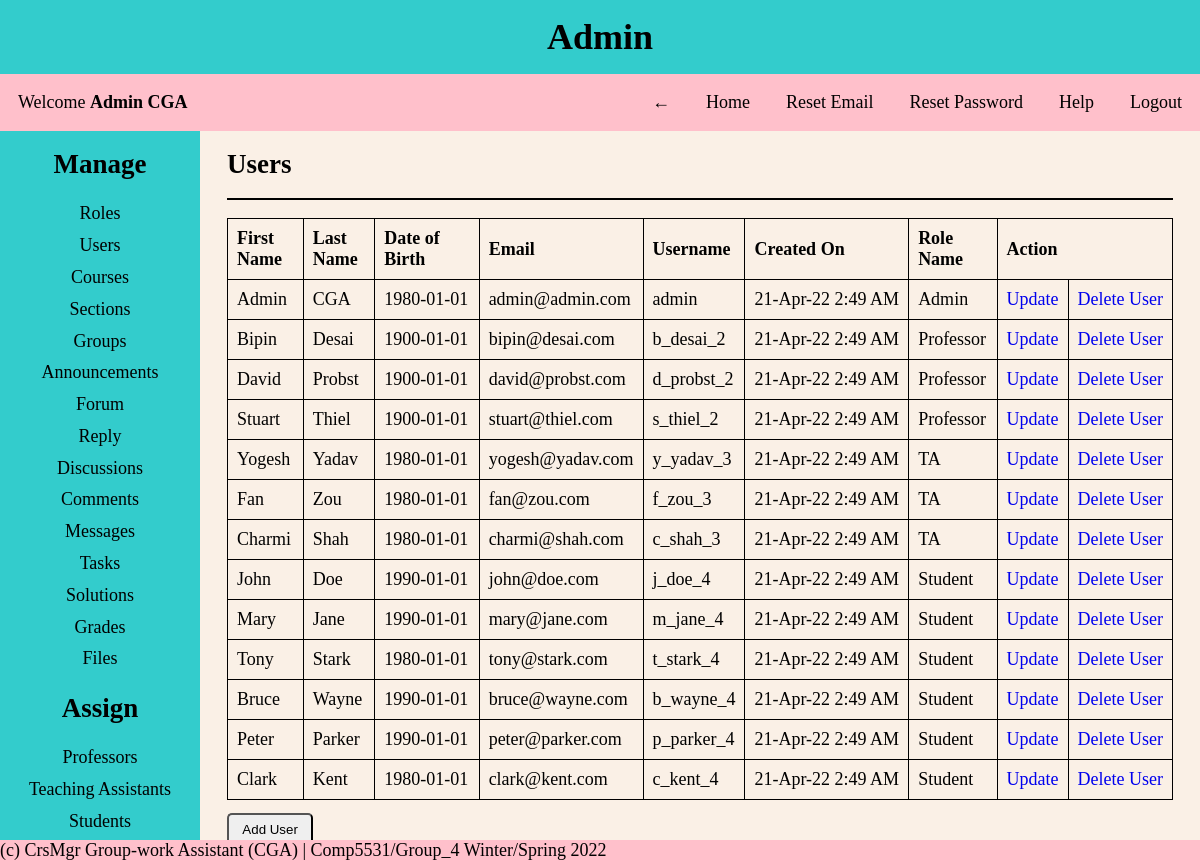
The app's page /pages/admin.php?page=users (signed in) with its own data.
### tables this page shows
CREATE TABLE Users
(
  user_id INT NOT NULL AUTO_INCREMENT PRIMARY KEY,
  first_name VARCHAR(30) NOT NULL,
  last_name VARCHAR(30) NOT NULL,
  dob DATE NOT NULL,
  email VARCHAR(30) NOT NULL UNIQUE,
  username VARCHAR(30) NOT NULL UNIQUE,
  password VARCHAR(30) NOT NULL,
  created_on DATETIME DEFAULT CURRENT_TIMESTAMP,
  first_login TINYINT NOT NULL,
  role_id INT NOT NULL,
  FOREIGN KEY (role_id) REFERENCES Roles(role_id)
);

CREATE TABLE Roles
(
  role_id INT NOT NULL AUTO_INCREMENT PRIMARY KEY,
  role_name VARCHAR(30) NOT NULL UNIQUE,
  role_description VARCHAR(255) NOT NULL
);

### helper/functions.php (called while the page is built, shortened)
<?php
function isAdmin()
{
    if (isset($_SESSION['role_id']) && $_SESSION['role_id'] == 1) {
        return true;
    }
    return false;
}
function date_convert($date)
{
    $date = strtotime($date);
    return date('d-M-y g:i A', $date);
}

### CRUD/users.php (the view, shortened to what this page needs)
<div class="content-body">
    <?php
    $query = "SELECT * FROM users as u JOIN roles as r ON u.role_id = r.role_id ORDER BY user_id ASC";
    $results = mysqli_query($conn, $query);
    ?>
    <h2>Users</h2>
    <hr>
    <table>
        <thead>
            <tr>
                <th>First Name</th>
                <th>Last Name</th>
                <th>Date of Birth</th>
                <th>Email</th>
                <th>Username</th>
                <th>Created On</th>
                <th>Role Name</th>
                <?php isAdmin() ? print '<th colspan="2">Action</th>' : '' ?>
            </tr>
        </thead>
        <tbody>
            <?php
            foreach ($results as $users) {
                $user_id = $users['user_id'];
                $first_name = $users['first_name'];
                $last_name = $users['last_name'];
                $dob = $users['dob'];
                $email = $users['email'];
                $username = $users['username'];
                $created_on = date_convert($users['created_on']);
                $role_name = $users['role_name'];
                $role_id = $users['role_id'];
            ?>
                <tr>
                    <td><?= $first_name ?></td>
                    <td><?= $last_name ?></td>
                    <td><?= $dob ?></td>
                    <td><?= $email ?></td>
                    <td><?= $username ?></td>
                    <td><?= $created_on ?></td>
                    <td><?= $role_name ?></td>
                    <?php if (isAdmin()) {
                        echo '<td><a href="?page=users&update_view=true&update_id=' . $user_id . '">Update</a></td>';
                        echo "<td><a href='?page=users&delete_id=" . $user_id . "&role_id=" . $role_id . "' onclick='return confirm(&quot;Are you sure you want to delete? &quot;)'>Delete User</a></td>";
                    } ?>
                </tr>
            <?php
            }
            ?>
        </tbody>
    </table>
    <?php if (isAdmin()) { ?>
        <a href="?page=users&add_view=true">
            <button>Add User</button>
        </a>
    <?php } ?>
</div>

### styles/style.css (style rules this page uses)
* { margin: 0; padding: 0; box-sizing: border-box; }
body { background-color: #faf0e6; font-family: 'Times New Roman', Times, serif; font-size: large; }
a { text-decoration: none; }
hr { border: 1px solid black; margin: 1em 0; }
.content-body { padding: 0 0.5em; text-align: left; }
table, th, td { border: 1px solid; border-collapse: collapse; text-align: left; padding: 0.5em; }
td { max-width: 250px; overflow: hidden; text-overflow: ellipsis; white-space: nowrap; }
button { padding: 0.5em 1em; border-radius: 5px; margin: 1em 0 auto; }

### records on screen
users: first_name "Admin", last_name "CGA", dob "1980-01-01", email "admin@admin.com", username "admin", created_on "21-Apr-22 2:49 AM", role.role_name "Admin"
users: first_name "Bipin", last_name "Desai", dob "1900-01-01", email "bipin@desai.com", username "b_desai_2", created_on "21-Apr-22 2:49 AM", role.role_name "Professor"
users: first_name "David", last_name "Probst", dob "1900-01-01", email "david@probst.com", username "d_probst_2", created_on "21-Apr-22 2:49 AM", role.role_name "Professor"
users: first_name "Stuart", last_name "Thiel", dob "1900-01-01", email "stuart@thiel.com", username "s_thiel_2", created_on "21-Apr-22 2:49 AM", role.role_name "Professor"
users: first_name "Yogesh", last_name "Yadav", dob "1980-01-01", email "yogesh@yadav.com", username "y_yadav_3", created_on "21-Apr-22 2:49 AM", role.role_name "TA"
users: first_name "Fan", last_name "Zou", dob "1980-01-01", email "fan@zou.com", username "f_zou_3", created_on "21-Apr-22 2:49 AM", role.role_name "TA"
users: first_name "Charmi", last_name "Shah", dob "1980-01-01", email "charmi@shah.com", username "c_shah_3", created_on "21-Apr-22 2:49 AM", role.role_name "TA"
users: first_name "John", last_name "Doe", dob "1990-01-01", email "john@doe.com", username "j_doe_4", created_on "21-Apr-22 2:49 AM", role.role_name "Student"
users: first_name "Mary", last_name "Jane", dob "1990-01-01", email "mary@jane.com", username "m_jane_4", created_on "21-Apr-22 2:49 AM", role.role_name "Student"
users: first_name "Tony", last_name "Stark", dob "1980-01-01", email "tony@stark.com", username "t_stark_4", created_on "21-Apr-22 2:49 AM", role.role_name "Student"
users: first_name "Bruce", last_name "Wayne", dob "1990-01-01", email "bruce@wayne.com", username "b_wayne_4", created_on "21-Apr-22 2:49 AM", role.role_name "Student"
users: first_name "Peter", last_name "Parker", dob "1990-01-01", email "peter@parker.com", username "p_parker_4", created_on "21-Apr-22 2:49 AM", role.role_name "Student"
users: first_name "Clark", last_name "Kent", dob "1980-01-01", email "clark@kent.com", username "c_kent_4", created_on "21-Apr-22 2:49 AM", role.role_name "Student"

### other values on screen
$role_name "Admin"
$name "Admin CGA"
